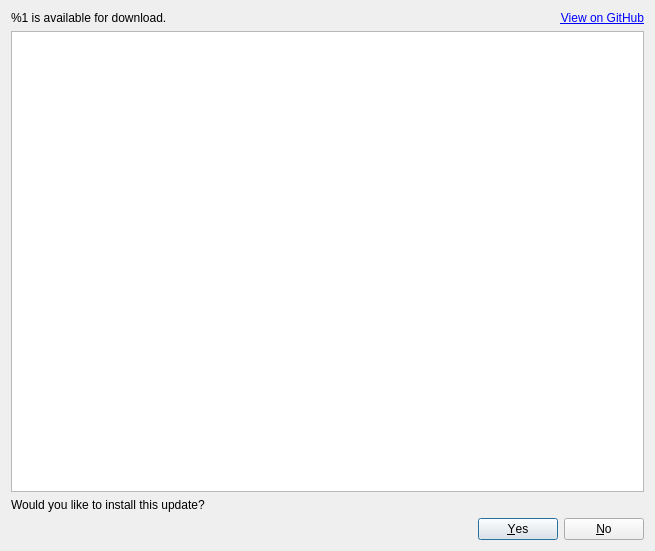
<?xml version="1.0" encoding="UTF-8"?>
<ui version="4.0">
 <class>UpdateDialog</class>
 <widget class="QDialog" name="UpdateDialog">
  <property name="geometry">
   <rect>
    <x>0</x>
    <y>0</y>
    <width>655</width>
    <height>551</height>
   </rect>
  </property>
  <property name="windowTitle">
   <string>Update Available</string>
  </property>
  <layout class="QGridLayout" name="gridLayout">
   <item row="0" column="1">
    <widget class="QLabel" name="url">
     <property name="text">
      <string>&lt;a href=&quot;%1&quot;&gt;View on GitHub&lt;/a&gt;</string>
     </property>
     <property name="alignment">
      <set>Qt::AlignmentFlag::AlignRight|Qt::AlignmentFlag::AlignTrailing|Qt::AlignmentFlag::AlignVCenter</set>
     </property>
     <property name="openExternalLinks">
      <bool>true</bool>
     </property>
    </widget>
   </item>
   <item row="2" column="0" colspan="2">
    <widget class="QLabel" name="prompt">
     <property name="text">
      <string>Would you like to install this update?</string>
     </property>
    </widget>
   </item>
   <item row="3" column="0" colspan="2">
    <widget class="QDialogButtonBox" name="buttonBox">
     <property name="orientation">
      <enum>Qt::Orientation::Horizontal</enum>
     </property>
     <property name="standardButtons">
      <set>QDialogButtonBox::StandardButton::No|QDialogButtonBox::StandardButton::Yes</set>
     </property>
    </widget>
   </item>
   <item row="0" column="0">
    <widget class="QLabel" name="version">
     <property name="text">
      <string>%1 is available for download.</string>
     </property>
    </widget>
   </item>
   <item row="1" column="0" colspan="2">
    <widget class="QTextBrowser" name="body">
     <property name="horizontalScrollBarPolicy">
      <enum>Qt::ScrollBarPolicy::ScrollBarAlwaysOff</enum>
     </property>
     <property name="readOnly">
      <bool>true</bool>
     </property>
     <property name="openExternalLinks">
      <bool>true</bool>
     </property>
    </widget>
   </item>
  </layout>
 </widget>
 <resources/>
 <connections>
  <connection>
   <sender>buttonBox</sender>
   <signal>accepted()</signal>
   <receiver>UpdateDialog</receiver>
   <slot>accept()</slot>
   <hints>
    <hint type="sourcelabel">
     <x>248</x>
     <y>254</y>
    </hint>
    <hint type="destinationlabel">
     <x>157</x>
     <y>274</y>
    </hint>
   </hints>
  </connection>
  <connection>
   <sender>buttonBox</sender>
   <signal>rejected()</signal>
   <receiver>UpdateDialog</receiver>
   <slot>reject()</slot>
   <hints>
    <hint type="sourcelabel">
     <x>316</x>
     <y>260</y>
    </hint>
    <hint type="destinationlabel">
     <x>286</x>
     <y>274</y>
    </hint>
   </hints>
  </connection>
 </connections>
</ui>
